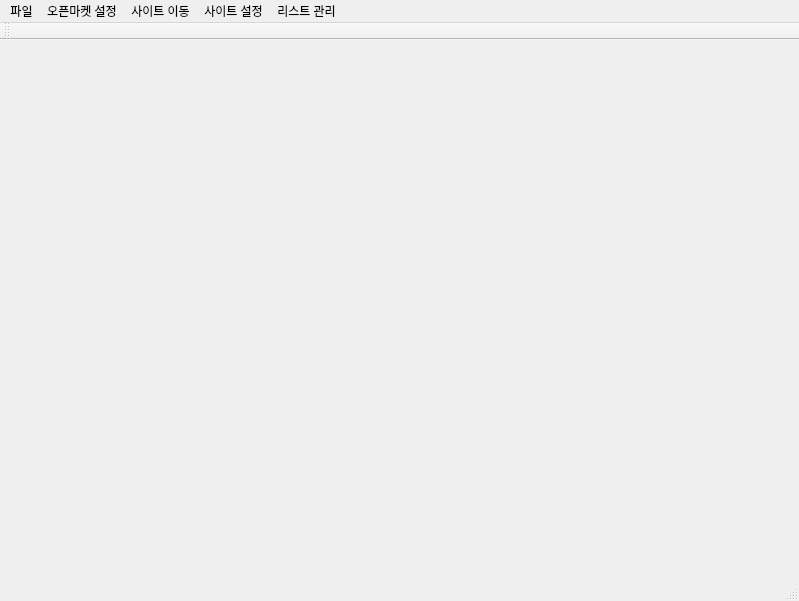
<?xml version="1.0" encoding="UTF-8"?>
<ui version="4.0">
 <class>MainWindow</class>
 <widget class="QMainWindow" name="MainWindow">
  <property name="geometry">
   <rect>
    <x>0</x>
    <y>0</y>
    <width>799</width>
    <height>601</height>
   </rect>
  </property>
  <property name="windowTitle">
   <string>엔엠스토어</string>
  </property>
  <widget class="QWidget" name="centralwidget"/>
  <widget class="QMenuBar" name="menubar">
   <property name="geometry">
    <rect>
     <x>0</x>
     <y>0</y>
     <width>799</width>
     <height>21</height>
    </rect>
   </property>
   <widget class="QMenu" name="menu">
    <property name="title">
     <string>파일</string>
    </property>
   </widget>
   <widget class="QMenu" name="menu_2">
    <property name="title">
     <string>사이트 이동</string>
    </property>
    <addaction name="actionali"/>
   </widget>
   <widget class="QMenu" name="menu_3">
    <property name="title">
     <string>사이트 설정</string>
    </property>
   </widget>
   <widget class="QMenu" name="menu_4">
    <property name="title">
     <string>리스트 관리</string>
    </property>
   </widget>
   <widget class="QMenu" name="menu_5">
    <property name="title">
     <string>오픈마켓 설정</string>
    </property>
    <addaction name="marketconfig"/>
   </widget>
   <addaction name="menu"/>
   <addaction name="menu_5"/>
   <addaction name="menu_2"/>
   <addaction name="menu_3"/>
   <addaction name="menu_4"/>
  </widget>
  <widget class="QStatusBar" name="statusbar"/>
  <widget class="QToolBar" name="toolBar">
   <property name="windowTitle">
    <string>toolBar</string>
   </property>
   <attribute name="toolBarArea">
    <enum>TopToolBarArea</enum>
   </attribute>
   <attribute name="toolBarBreak">
    <bool>false</bool>
   </attribute>
  </widget>
  <action name="actionAli">
   <property name="icon">
    <iconset>
     <normaloff>:/icon/icon/ali.png</normaloff>:/icon/icon/ali.png</iconset>
   </property>
   <property name="text">
    <string>Ali</string>
   </property>
  </action>
  <action name="actionali">
   <property name="icon">
    <iconset resource="site/ali.qrc">
     <normaloff>:/icon/ali.png</normaloff>:/icon/ali.png</iconset>
   </property>
   <property name="text">
    <string>ali</string>
   </property>
  </action>
  <action name="marketconfig">
   <property name="icon">
    <iconset resource="market_menu.qrc">
     <normaloff>:/icon/icon/config.png</normaloff>:/icon/icon/config.png</iconset>
   </property>
   <property name="text">
    <string>오픈마켓설정</string>
   </property>
  </action>
 </widget>
 <resources>
  <include location="site/ali.qrc"/>
  <include location="market_menu.qrc"/>
 </resources>
 <connections/>
</ui>
